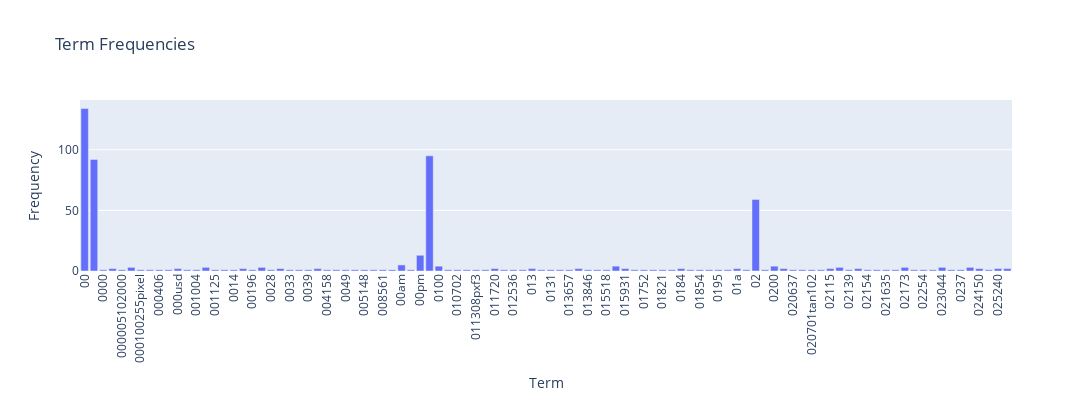

The cell this chart's notebook holds for it:
### Markdown cell above
### **>>> Exercise 13 (take home):**

### Code cell
import plotly.express as px

# Create a DataFrame to store terms and their frequencies
df = pd.DataFrame({
    'Term': count_vect.get_feature_names_out()[:100],
    'Frequency': term_frequencies[:100]
})

# Create a bar chart using Plotly Express
fig = px.bar(df, x='Term', y='Frequency', title='Term Frequencies')

# Set x-axis label rotation
fig.update_layout(xaxis_tickangle=-90, width=1200, height=400)

# Display the interactive chart
fig.show()

### Figure 1 — Plotly figure (JSON) as saved in the notebook; plotly's stock layout.template omitted (floating-point values rounded to 4 significant figures)
{"data": [{"alignmentgroup": "True", "hovertemplate": "Term=%{x}<br>Frequency=%{y}<extra></extra>", "legendgroup": "", "marker": {"color": "#636efa", "pattern": {"shape": ""}}, "name": "", "offsetgroup": "", "orientation": "v", "showlegend": false, "textposition": "auto", "type": "bar", "x": ["00", "000", "0000", "0000001200", "000005102000", "0001", "000100255pixel", "00014", "000406", "0007", "000usd", "0010", "001004", "0010580b", "001125", "001200201pixel", "0014", "001642", "00196", "002", "0028", "003258u19250", "0033", "0038", "0039", "004021809", "004158", "004627", "0049", "00500", "005148", "00630", "008561", "0094", "00am", "00index", "00pm", "01", "0100", "010116", "010702", "011255", "011308pxf3", "011605", "011720", "012019", "012536", "012946", "013", "013034", "0131", "013423tan102", "013657", "0138", "013846", "0150", "015518", "01580", "015931", "01720", "01752", "0179", "01821", "01830", "0184", "01852", "01854", "01890", "0195", "0199", "01a", "01wb", "02", "020", "0200", "020504", "020637", "020646", "020701tan102", "020751", "02115", "02118", "02139", "02142", "02154", "02160", "021635", "021708", "02173", "0223", "02254", "022621tan102", "023044", "0235", "0237", "024103", "024150", "024626", "025240", "025924"], "xaxis": "x", "y": [134, 92, 1, 2, 1, 3, 1, 1, 1, 1, 2, 1, 1, 3, 1, 1, 1, 2, 1, 3, 1, 2, 1, 1, 1, 2, 1, 1, 1, 1, 1, 1, 1, 1, 5, 1, 13, 95, 4, 1, 1, 1, 1, 1, 2, 1, 1, 1, 2, 1, 1, 1, 1, 2, 1, 1, 1, 4, 2, 1, 1, 1, 1, 1, 2, 1, 1, 1, 1, 1, 2, 1, 59, 1, 4, 2, 1, 1, 1, 1, 2, 3, 1, 2, 1, 1, 1, 1, 3, 1, 1, 1, 3, 1, 1, 3, 2, 1, 2, 2], "yaxis": "y"}], "layout": {"barmode": "relative", "height": 400, "legend": {"tracegroupgap": 0}, "title": {"text": "Term Frequencies"}, "width": 1200, "xaxis": {"anchor": "y", "autorange": true, "domain": [0, 1], "range": [-0.5, 99.5], "tickangle": -90, "title": {"text": "Term"}, "type": "category"}, "yaxis": {"anchor": "x", "autorange": true, "domain": [0, 1], "range": [0, 141.1], "title": {"text": "Frequency"}, "type": "linear"}}}
